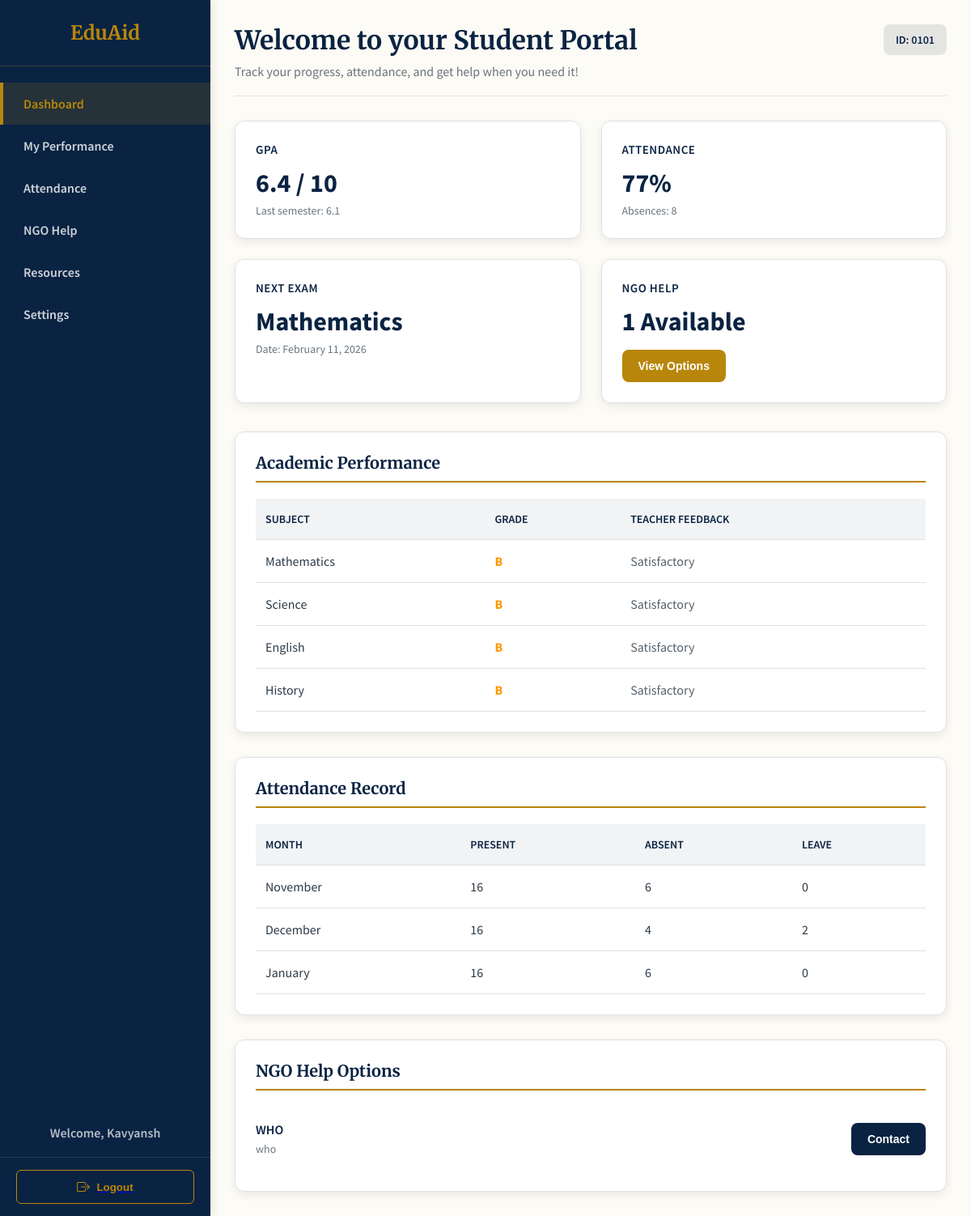
The page /student (signed in) on the database its author committed.
### model.py (models this page shows)
class StudentProfile(db.Model):
    id = db.Column(db.Integer, primary_key=True)
    user_id = db.Column(db.Integer, db.ForeignKey("user.id"), unique=True)
    csv_row_index = db.Column(db.Integer)
    student_identifier = db.Column(db.String(4), index=True)  # exactly 4 digits (e.g. '0101')
    student_name = db.Column(db.String(150))
    teacher_identifier = db.Column(db.String(2), index=True)  # matches Teacher.teacher_id
    attendance_percent = db.Column(db.Integer)
    absences = db.Column(db.Integer)
    courses_enrolled = db.Column(db.Text)
    grades = db.Column(db.Text)
    marital_status = db.Column(db.Integer)
    application_mode = db.Column(db.Integer)
    daytime_evening = db.Column(db.Integer)
    prev_qualification = db.Column(db.Integer)
    mother_qualification = db.Column(db.Integer)
    father_qualification = db.Column(db.Integer)
    mother_occupation = db.Column(db.Integer)
    father_occupation = db.Column(db.Integer)
    displaced = db.Column(db.Integer)
    special_needs = db.Column(db.Integer)
    debtor = db.Column(db.Integer)
    fees_up_to_date = db.Column(db.Integer)
    scholarship = db.Column(db.Integer)
    age_enrollment = db.Column(db.Integer)
    sem1_enrolled = db.Column(db.Integer)
    sem1_approved = db.Column(db.Integer)
    sem1_grade = db.Column(db.Float)
    sem2_enrolled = db.Column(db.Integer)
    sem2_approved = db.Column(db.Integer)
    sem2_grade = db.Column(db.Float)
    dropout_prediction = db.Column(db.Float, default=0.0)

class NGO(db.Model):
    id = db.Column(db.Integer, primary_key=True)
    user_id = db.Column(db.Integer, db.ForeignKey('user.id'), unique=True)
    name = db.Column(db.String(150), nullable=False)
    email = db.Column(db.String(150), unique=True, nullable=False)
    description = db.Column(db.Text)
    contact_info = db.Column(db.Text)
    is_approved = db.Column(db.Boolean, default=False)
    contact_requests = db.relationship("ContactRequest", backref="ngo", lazy=True)

### app.py (the view)
@app.route("/student")
@login_required
def student_dashboard():
    profile = StudentProfile.query.filter_by(user_id=current_user.id).first()
    student_name = None
    student_id = None
    if profile:
        student_name = profile.student_name
        student_id = profile.student_identifier
    if not student_name:
        student_name = current_user.email
    if not student_id:
        student_id = f"{current_user.id:08d}"
    ngos_from_db = NGO.query.filter_by(is_approved=True).all()
    ngos_data = []
    for ngo in ngos_from_db:
        ngos_data.append({
            'id': ngo.id,
            'name': ngo.name,
            'desc': ngo.description or "Support organization for students",
            'cta': 'Contact'
        })
    if not ngos_data:
        persona_keys = list(USERS.keys())
        if persona_keys:
            chosen_key = random.choice(persona_keys)
            persona = USERS[chosen_key]["data"]
            ngos_data = persona.get("ngos", [])
    gpa = 7.0  # Default GPA
    last_gpa = 6.8  # Default last semester GPA
    if profile:
        try:
            gpa = compute_gpa_from_sem_grades(profile.sem1_grade, profile.sem2_grade)
            last_gpa = max(0.0, gpa - random.uniform(0.2, 0.5))  # Simulate improvement
        except:
            pass
    attendance_percent = 90
    absences = 2
    if profile and profile.dropout_prediction:
        if profile.dropout_prediction > 70:  # High risk
            attendance_percent = random.randint(75, 85)
            absences = random.randint(5, 8)
        elif profile.dropout_prediction > 50:  # Medium risk
            attendance_percent = random.randint(85, 92)
            absences = random.randint(3, 5)
        else:  # Low risk
            attendance_percent = random.randint(92, 98)
            absences = random.randint(1, 3)
    import datetime
    now = datetime.datetime.now()
    months = ['January', 'February', 'March', 'April', 'May', 'June',
              'July', 'August', 'September', 'October', 'November', 'December']
    next_exam_subject = "Mathematics"
    next_exam_date = f"{months[(now.month) % 12]} {random.randint(10, 28)}, {now.year}"
    subjects = ["Mathematics", "Science", "English", "History", "Physics",
                "Chemistry", "Biology", "Computer Science", "Geography", "Economics"]
    performance_rows = []
    for i in range(4):
        subject = subjects[i] if i < len(subjects) else f"Subject {i+1}"
        if gpa >= 9.0:
            grade = "A+"
            feedback = "Excellent performance"
        elif gpa >= 8.0:
            grade = "A"
            feedback = "Very good work"
        elif gpa >= 7.0:
            grade = "B+"
            feedback = "Good effort"
        elif gpa >= 6.0:
            grade = "B"
            feedback = "Satisfactory"
        elif gpa >= 5.0:
            grade = "C+"
            feedback = "Needs improvement"
        else:
            grade = "C"
            feedback = "Requires attention"
        performance_rows.append({
            "subject": subject,
            "grade": grade,
            "feedback": feedback
        })
    attendance_rows = []
    current_month = now.month
    for i in range(3):
        month_idx = (current_month - i - 1) % 12
        month_name = months[month_idx]
        total_days = 22  # Approximate school days per month
        present_days = int(total_days * (attendance_percent / 100))
        absent_days = total_days - present_days - random.randint(0, 2)  # Some leave days
        leave_days = total_days - present_days - absent_days
        attendance_rows.append({
            "month": month_name,
            "present": present_days,
            "absent": absent_days,
            "leave": leave_days
        })
    attendance_rows.reverse()
    ngo_available = len(ngos_data)
    if profile and profile.dropout_prediction:
        if profile.dropout_prediction > 70:  # High risk - more NGOs available
            ngo_available = min(5, len(ngos_data))
        elif profile.dropout_prediction > 50:  # Medium risk
            ngo_available = min(3, len(ngos_data))
        else:  # Low risk
            ngo_available = min(1, len(ngos_data))
    context = {
        "profile": profile,
        "student_name": student_name,
        "student_id": student_id,
        "gpa": round(gpa, 1),
        "last_gpa": round(last_gpa, 1),
        "attendance_percent": attendance_percent,
        "absences": absences,
        "next_exam_subject": next_exam_subject,
        "next_exam_date": next_exam_date,
        "ngo_available": ngo_available,
        "performance_rows": performance_rows,
        "attendance_rows": attendance_rows,
        "ngos": ngos_data[:ngo_available],  # Only show available NGOs based on risk
    }
    return render_template("student_dashboard.html", **context)

### app.py (called while the page is built)
@login_manager.user_loader
def load_user(user_id):
    return User.query.get(int(user_id))

def compute_gpa_from_sem_grades(sem1_grade, sem2_grade):
    try:
        avg20 = ((sem1_grade or 0.0) + (sem2_grade or 0.0)) / 2.0
        return round(max(0.0, min(10.0, avg20 / 2.0)), 1)
    except Exception:
        return 7.0

### templates/student_dashboard.html (shortened to what this page needs)
<!DOCTYPE html>
<html lang="en">
<head>
  <link rel="stylesheet" href="{{ url_for('static', filename='student_dashboard.css') }}" />
</head>
<body>
  <aside class="sidebar">
    <div class="brand">EduAid</div>
    <nav>
      <ul>
        <li class="active">Dashboard</li>
        <li>My Performance</li>
        <li>Attendance</li>
        <li>NGO Help</li>
        <li>Resources</li>
        <li>Settings</li>
      </ul>
    </nav>
    <div class="user-info">Welcome, {{ student_name }}</div>
    <div class="logout-container">
      <a href="{{ url_for('logout') }}">
        <button class="btn-logout">
          Logout
        </button>
      </a>
    </div>
  </aside>
  <main class="main-content">
    <header class="dashboard-header">
      <div>
        <h1>Welcome to your Student Portal</h1>
        <p>Track your progress, attendance, and get help when you need it!</p>
      </div>
      <div class="student-id">ID: {{ student_id }}</div>
    </header>
    <section class="summary-cards">
      <div class="card">
        <div class="card-title">GPA</div>
        <div class="card-main-value">{{ gpa }} / 10</div>
        <div class="card-sub-value">Last semester: {{ last_gpa }}</div>
      </div>
      <div class="card">
        <div class="card-title">Attendance</div>
        <div class="card-main-value">{{ attendance_percent }}%</div>
        <div class="card-sub-value">Absences: {{ absences }}</div>
      </div>
      <div class="card">
        <div class="card-title">Next Exam</div>
        <div class="card-main-value">{{ next_exam_subject }}</div>
        <div class="card-sub-value">Date: {{ next_exam_date }}</div>
      </div>
      <div class="card">
        <div class="card-title">NGO Help</div>
        <div class="card-main-value">{{ ngo_available }} Available</div>
        <button class="btn btn-gold" style="margin-top: 10px;">View Options</button>
      </div>
    </section>
    <section class="content-grid">
      <div class="card">
        <h2>Academic Performance</h2>
        <table>
          <thead>
            <tr>
              <th>Subject</th>
              <th>Grade</th>
              <th>Teacher Feedback</th>
            </tr>
          </thead>
          <tbody>
            {% for row in performance_rows %}
            <tr>
              <td>{{ row.subject }}</td>
              <td class="grade grade-{{ row.grade[0] }}">{{ row.grade }}</td>
              <td class="feedback">{{ row.feedback }}</td>
            </tr>
            {% endfor %}
          </tbody>
        </table>
      </div>
      <div class="right-column">
        <div class="card" style="margin-bottom: 30px;">
          <h2>Attendance Record</h2>
          <table>
            <thead>
              <tr>
                <th>Month</th>
                <th>Present</th>
                <th>Absent</th>
                <th>Leave</th>
              </tr>
            </thead>
            <tbody>
              {% for row in attendance_rows %}
              <tr>
                <td>{{ row.month }}</td>
                <td>{{ row.present }}</td>
                <td>{{ row.absent }}</td>
                <td>{{ row.leave }}</td>
              </tr>
              {% endfor %}
            </tbody>
          </table>
        </div>
        <div class="card">
          <h2>NGO Help Options</h2>
          <ul class="ngo-list">
            {% for ngo in ngos %}
              <li class="ngo-item">
                  <div class="ngo-details">
                      <div class="name">{{ ngo.name }}</div>
                      <div class="description">{{ ngo.desc }}</div>
                  </div>
                  <button
                    class="btn contact-ngo {% if loop.index0 == 0 %}btn-blue{% else %}btn-gold{% endif %}"
                    data-ngo-id="{{ ngo.id }}"
                    data-ngo-name="{{ ngo.name }}">
                    {{ ngo.cta }}
                  </button>
              </li>
            {% endfor %}
          </ul>
        </div>
      </div>
    </section>
  </main>
</body>
</html>

### rows shown on the page
StudentProfile: student_name "Kavyansh", student_identifier "0101"
NGO: name "WHO", desc "who", cta "Contact"

### other values the page prints
{{ gpa }} "6.4"
{{ last_gpa }} "6.1"
{{ attendance_percent }} "77"
{{ absences }} "8"
{{ next_exam_subject }} "Mathematics"
{{ ngo_available }} "1"
{{ row.subject }} "Mathematics" "Science" "English" "History"
{{ row.grade }} "B" "B" "B" "B"
{{ row.feedback }} "Satisfactory" "Satisfactory" "Satisfactory" "Satisfactory"
{{ row.month }} "November" "December" "January"
{{ row.present }} "16" "16" "16"
{{ row.absent }} "6" "4" "6"
{{ row.leave }} "0" "2" "0"
